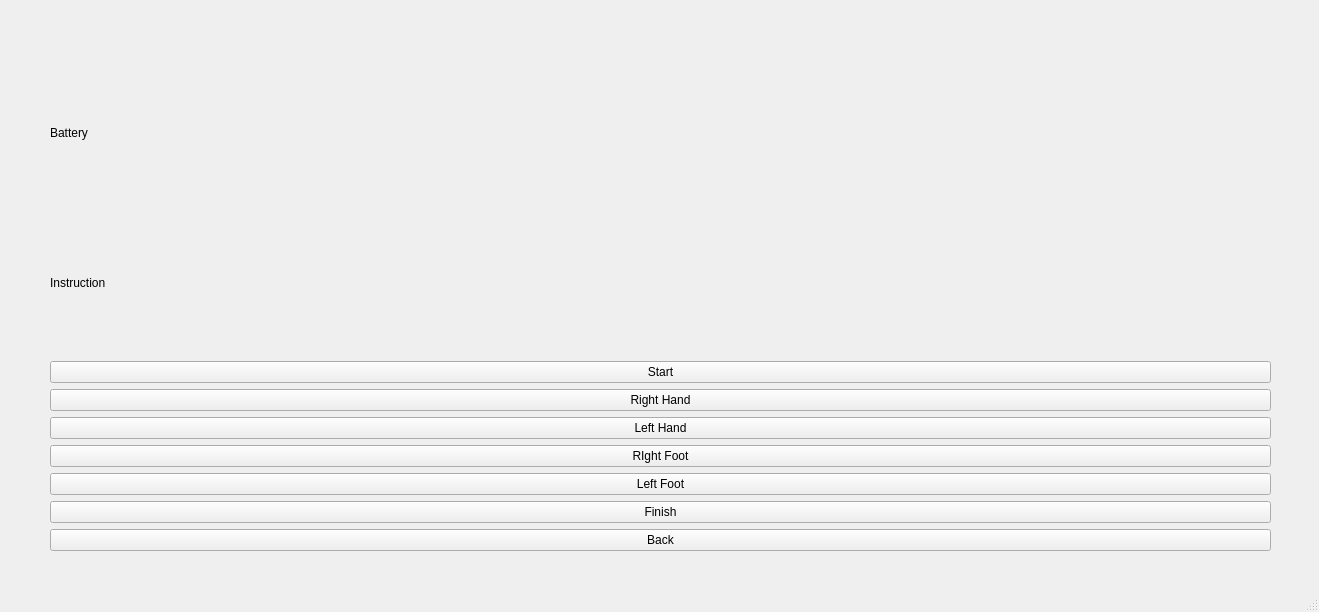
<?xml version="1.0" encoding="UTF-8"?>
<ui version="4.0">
 <class>MainWindow</class>
 <widget class="QMainWindow" name="MainWindow">
  <property name="geometry">
   <rect>
    <x>0</x>
    <y>0</y>
    <width>1319</width>
    <height>612</height>
   </rect>
  </property>
  <property name="windowTitle">
   <string>MainWindow</string>
  </property>
  <widget class="QWidget" name="centralwidget">
   <widget class="QStackedWidget" name="stackedWidget">
    <property name="geometry">
     <rect>
      <x>10</x>
      <y>20</y>
      <width>1281</width>
      <height>561</height>
     </rect>
    </property>
    <property name="currentIndex">
     <number>9</number>
    </property>
    <widget class="QWidget" name="loginPage">
     <widget class="QWidget" name="verticalLayoutWidget">
      <property name="geometry">
       <rect>
        <x>10</x>
        <y>10</y>
        <width>1271</width>
        <height>375</height>
       </rect>
      </property>
      <layout class="QVBoxLayout" name="verticalLayout">
       <property name="spacing">
        <number>10</number>
       </property>
       <property name="leftMargin">
        <number>10</number>
       </property>
       <property name="topMargin">
        <number>10</number>
       </property>
       <property name="rightMargin">
        <number>10</number>
       </property>
       <item>
        <widget class="QLabel" name="welcomeLabel">
         <property name="font">
          <font>
           <family>Quicksand Medium</family>
           <pointsize>42</pointsize>
           <weight>75</weight>
           <bold>true</bold>
          </font>
         </property>
         <property name="text">
          <string>Welcome</string>
         </property>
        </widget>
       </item>
       <item>
        <widget class="QLabel" name="pleaseLogInStatement">
         <property name="font">
          <font>
           <family>Quicksand</family>
           <pointsize>12</pointsize>
           <weight>75</weight>
           <bold>true</bold>
          </font>
         </property>
         <property name="text">
          <string>Please Log In</string>
         </property>
        </widget>
       </item>
       <item>
        <widget class="QComboBox" name="userDropdown"/>
       </item>
       <item>
        <widget class="QLabel" name="noAccLabel">
         <property name="font">
          <font>
           <family>Quicksand</family>
           <pointsize>12</pointsize>
           <weight>75</weight>
           <bold>true</bold>
          </font>
         </property>
         <property name="text">
          <string>No Account? Please Create Profile</string>
         </property>
        </widget>
       </item>
       <item>
        <widget class="QPushButton" name="createProfButton">
         <property name="font">
          <font>
           <family>Liberation Sans</family>
           <weight>75</weight>
           <bold>true</bold>
          </font>
         </property>
         <property name="text">
          <string>Create Profile</string>
         </property>
        </widget>
       </item>
      </layout>
     </widget>
    </widget>
    <widget class="QWidget" name="createProfPage">
     <widget class="QWidget" name="verticalLayoutWidget_2">
      <property name="geometry">
       <rect>
        <x>60</x>
        <y>0</y>
        <width>1021</width>
        <height>509</height>
       </rect>
      </property>
      <layout class="QVBoxLayout" name="verticalLayout_2">
       <item>
        <widget class="QLabel" name="createProfLabel">
         <property name="font">
          <font>
           <family>Quicksand Medium</family>
           <pointsize>28</pointsize>
           <weight>75</weight>
           <bold>true</bold>
          </font>
         </property>
         <property name="text">
          <string>Create New Profile</string>
         </property>
        </widget>
       </item>
       <item>
        <widget class="QLabel" name="fNameLabel">
         <property name="font">
          <font>
           <family>DejaVu Serif</family>
           <pointsize>15</pointsize>
           <weight>75</weight>
           <bold>true</bold>
          </font>
         </property>
         <property name="text">
          <string>First Name:</string>
         </property>
        </widget>
       </item>
       <item>
        <widget class="QLabel" name="lNameLabel">
         <property name="font">
          <font>
           <family>DejaVu Serif</family>
           <pointsize>15</pointsize>
           <weight>75</weight>
           <bold>true</bold>
          </font>
         </property>
         <property name="text">
          <string>Last Name:</string>
         </property>
        </widget>
       </item>
       <item>
        <widget class="QLabel" name="weightLabel">
         <property name="font">
          <font>
           <family>DejaVu Serif</family>
           <pointsize>15</pointsize>
           <weight>75</weight>
           <bold>true</bold>
          </font>
         </property>
         <property name="text">
          <string>Weight (kg):</string>
         </property>
        </widget>
       </item>
       <item>
        <widget class="QLabel" name="heightLabel">
         <property name="font">
          <font>
           <family>DejaVu Serif</family>
           <pointsize>15</pointsize>
           <weight>75</weight>
           <bold>true</bold>
          </font>
         </property>
         <property name="text">
          <string>Height (cm):</string>
         </property>
        </widget>
       </item>
       <item>
        <widget class="QLabel" name="dobLabel">
         <property name="font">
          <font>
           <family>DejaVu Serif</family>
           <pointsize>15</pointsize>
           <weight>75</weight>
           <bold>true</bold>
          </font>
         </property>
         <property name="text">
          <string>Date Of Birth (mm-dd-yyyy):</string>
         </property>
        </widget>
       </item>
       <item>
        <widget class="QLabel" name="countryLabel">
         <property name="font">
          <font>
           <family>DejaVu Serif</family>
           <pointsize>15</pointsize>
           <weight>75</weight>
           <bold>true</bold>
          </font>
         </property>
         <property name="text">
          <string>Country:</string>
         </property>
        </widget>
       </item>
       <item>
        <widget class="QLineEdit" name="fnameInput"/>
       </item>
       <item>
        <widget class="QLineEdit" name="lNameInput"/>
       </item>
       <item>
        <widget class="QLineEdit" name="weightInput"/>
       </item>
       <item>
        <widget class="QLineEdit" name="heightInput"/>
       </item>
       <item>
        <widget class="QLineEdit" name="dobInput"/>
       </item>
       <item>
        <widget class="QLineEdit" name="countryInput"/>
       </item>
       <item>
        <widget class="QPushButton" name="saveProfButton">
         <property name="font">
          <font>
           <family>Liberation Mono</family>
           <pointsize>12</pointsize>
           <weight>75</weight>
           <bold>true</bold>
          </font>
         </property>
         <property name="text">
          <string>Save Profile</string>
         </property>
        </widget>
       </item>
      </layout>
     </widget>
    </widget>
    <widget class="QWidget" name="menuPage">
     <widget class="QWidget" name="verticalLayoutWidget_3">
      <property name="geometry">
       <rect>
        <x>10</x>
        <y>20</y>
        <width>1072</width>
        <height>511</height>
       </rect>
      </property>
      <layout class="QVBoxLayout" name="verticalLayout_3">
       <item>
        <layout class="QHBoxLayout" name="horizontalLayout_2" stretch="0">
         <property name="spacing">
          <number>10</number>
         </property>
         <property name="leftMargin">
          <number>20</number>
         </property>
         <property name="topMargin">
          <number>40</number>
         </property>
         <property name="rightMargin">
          <number>900</number>
         </property>
         <property name="bottomMargin">
          <number>40</number>
         </property>
         <item>
          <widget class="QLabel" name="userNameLabel">
           <property name="text">
            <string>userNameLabel</string>
           </property>
          </widget>
         </item>
        </layout>
       </item>
       <item>
        <widget class="QPushButton" name="measureNowButton">
         <property name="text">
          <string>Measure Now</string>
         </property>
        </widget>
       </item>
       <item>
        <widget class="QPushButton" name="profilesButton">
         <property name="text">
          <string>Profiles</string>
         </property>
        </widget>
       </item>
       <item>
        <widget class="QPushButton" name="historyButton">
         <property name="text">
          <string>History</string>
         </property>
        </widget>
       </item>
       <item>
        <widget class="QPushButton" name="logoutButton">
         <property name="text">
          <string>Log Out</string>
         </property>
        </widget>
       </item>
      </layout>
     </widget>
    </widget>
    <widget class="QWidget" name="historyPage">
     <widget class="QWidget" name="verticalLayoutWidget_4">
      <property name="geometry">
       <rect>
        <x>10</x>
        <y>20</y>
        <width>361</width>
        <height>80</height>
       </rect>
      </property>
      <layout class="QVBoxLayout" name="historyLayout">
       <item>
        <widget class="QLabel" name="historyLabel">
         <property name="font">
          <font>
           <family>DejaVu Sans</family>
           <pointsize>15</pointsize>
           <weight>75</weight>
           <bold>true</bold>
          </font>
         </property>
         <property name="text">
          <string>History</string>
         </property>
        </widget>
       </item>
      </layout>
     </widget>
     <widget class="QPushButton" name="historyBackButton">
      <property name="geometry">
       <rect>
        <x>600</x>
        <y>520</y>
        <width>83</width>
        <height>25</height>
       </rect>
      </property>
      <property name="text">
       <string>Back</string>
      </property>
     </widget>
     <widget class="QTableWidget" name="historyTable">
      <property name="geometry">
       <rect>
        <x>10</x>
        <y>120</y>
        <width>1281</width>
        <height>391</height>
       </rect>
      </property>
      <property name="maximumSize">
       <size>
        <width>1281</width>
        <height>16777215</height>
       </size>
      </property>
     </widget>
    </widget>
    <widget class="QWidget" name="bodyScreenPage">
     <widget class="QWidget" name="bodyWidget" native="true">
      <property name="geometry">
       <rect>
        <x>20</x>
        <y>20</y>
        <width>1271</width>
        <height>441</height>
       </rect>
      </property>
      <widget class="QWidget" name="verticalLayoutWidget_6">
       <property name="geometry">
        <rect>
         <x>20</x>
         <y>60</y>
         <width>1241</width>
         <height>371</height>
        </rect>
       </property>
       <layout class="QVBoxLayout" name="bodyLayout">
        <item>
         <widget class="QLabel" name="bodyScreenLabel">
          <property name="text">
           <string>Body Screen</string>
          </property>
         </widget>
        </item>
        <item>
         <widget class="QTableWidget" name="organTable"/>
        </item>
        <item>
         <widget class="QPushButton" name="chartButton">
          <property name="text">
           <string>Chart</string>
          </property>
         </widget>
        </item>
        <item>
         <widget class="QPushButton" name="indicatorsButton">
          <property name="text">
           <string>Indicators</string>
          </property>
         </widget>
        </item>
        <item>
         <widget class="QPushButton" name="recommendationsButton">
          <property name="text">
           <string>Recommendations</string>
          </property>
         </widget>
        </item>
        <item>
         <widget class="QPushButton" name="backBodyButton">
          <property name="text">
           <string>Back</string>
          </property>
         </widget>
        </item>
       </layout>
      </widget>
     </widget>
    </widget>
    <widget class="QWidget" name="profilesPage">
     <widget class="QWidget" name="verticalLayoutWidget_5">
      <property name="geometry">
       <rect>
        <x>10</x>
        <y>0</y>
        <width>1071</width>
        <height>521</height>
       </rect>
      </property>
      <layout class="QVBoxLayout" name="profilesLayout">
       <item>
        <widget class="QLabel" name="profilesLabel">
         <property name="font">
          <font>
           <family>DejaVu Sans</family>
           <pointsize>13</pointsize>
           <weight>75</weight>
           <bold>true</bold>
          </font>
         </property>
         <property name="text">
          <string>Profiles</string>
         </property>
        </widget>
       </item>
       <item>
        <widget class="QTableWidget" name="profilesTable">
         <column>
          <property name="text">
           <string>First Name</string>
          </property>
         </column>
         <column>
          <property name="text">
           <string>Last Name</string>
          </property>
         </column>
         <column>
          <property name="text">
           <string>Weight</string>
          </property>
         </column>
         <column>
          <property name="text">
           <string>Height</string>
          </property>
         </column>
         <column>
          <property name="text">
           <string>Actions</string>
          </property>
         </column>
        </widget>
       </item>
       <item>
        <widget class="QPushButton" name="profilesBackButton">
         <property name="text">
          <string>Back</string>
         </property>
        </widget>
       </item>
      </layout>
     </widget>
     <widget class="QWidget" name="widget" native="true">
      <property name="geometry">
       <rect>
        <x>1130</x>
        <y>230</y>
        <width>120</width>
        <height>80</height>
       </rect>
      </property>
     </widget>
    </widget>
    <widget class="QWidget" name="chartPage">
     <widget class="QWidget" name="chartWidget" native="true">
      <property name="geometry">
       <rect>
        <x>40</x>
        <y>30</y>
        <width>1231</width>
        <height>521</height>
       </rect>
      </property>
      <widget class="QWidget" name="verticalLayoutWidget_7">
       <property name="geometry">
        <rect>
         <x>20</x>
         <y>20</y>
         <width>1201</width>
         <height>491</height>
        </rect>
       </property>
       <layout class="QVBoxLayout" name="chartLayout">
        <item>
         <widget class="QLabel" name="chartLabel">
          <property name="text">
           <string>Chart</string>
          </property>
         </widget>
        </item>
        <item>
         <layout class="QHBoxLayout" name="barLayout">
          <item>
           <widget class="QLabel" name="label">
            <property name="text">
             <string>TextLabel</string>
            </property>
           </widget>
          </item>
         </layout>
        </item>
        <item>
         <widget class="QPushButton" name="chartBackButton">
          <property name="text">
           <string>Back</string>
          </property>
         </widget>
        </item>
       </layout>
      </widget>
     </widget>
    </widget>
    <widget class="QWidget" name="indicatorsPage">
     <widget class="QWidget" name="indicatorsWidget" native="true">
      <property name="geometry">
       <rect>
        <x>50</x>
        <y>40</y>
        <width>1211</width>
        <height>511</height>
       </rect>
      </property>
      <widget class="QWidget" name="verticalLayoutWidget_8">
       <property name="geometry">
        <rect>
         <x>20</x>
         <y>10</y>
         <width>1181</width>
         <height>481</height>
        </rect>
       </property>
       <layout class="QVBoxLayout" name="indicatorsLayout">
        <item>
         <widget class="QLabel" name="indicatorsLabel">
          <property name="text">
           <string>Indicators</string>
          </property>
         </widget>
        </item>
        <item>
         <widget class="QPushButton" name="indBackButton">
          <property name="text">
           <string>Back</string>
          </property>
         </widget>
        </item>
       </layout>
      </widget>
     </widget>
    </widget>
    <widget class="QWidget" name="recommendationsPage">
     <widget class="QWidget" name="recommendationsWidget" native="true">
      <property name="geometry">
       <rect>
        <x>30</x>
        <y>30</y>
        <width>1221</width>
        <height>491</height>
       </rect>
      </property>
      <widget class="QWidget" name="verticalLayoutWidget_9">
       <property name="geometry">
        <rect>
         <x>10</x>
         <y>20</y>
         <width>1201</width>
         <height>461</height>
        </rect>
       </property>
       <layout class="QVBoxLayout" name="recommendationsLayout">
        <item>
         <widget class="QLabel" name="recommendationsLabel">
          <property name="text">
           <string>Recommendations</string>
          </property>
         </widget>
        </item>
        <item>
         <widget class="QPushButton" name="recBackButton">
          <property name="text">
           <string>Back</string>
          </property>
         </widget>
        </item>
       </layout>
      </widget>
     </widget>
    </widget>
    <widget class="QWidget" name="measureNowPage">
     <widget class="QWidget" name="measurePage" native="true">
      <property name="geometry">
       <rect>
        <x>30</x>
        <y>30</y>
        <width>1241</width>
        <height>521</height>
       </rect>
      </property>
      <widget class="QWidget" name="verticalLayoutWidget_10">
       <property name="geometry">
        <rect>
         <x>10</x>
         <y>10</y>
         <width>1221</width>
         <height>491</height>
        </rect>
       </property>
       <layout class="QVBoxLayout" name="measureLayout">
        <item>
         <widget class="QLabel" name="batteryLabel">
          <property name="text">
           <string>Battery</string>
          </property>
         </widget>
        </item>
        <item>
         <widget class="QLabel" name="instructionLabel">
          <property name="text">
           <string>Instruction</string>
          </property>
         </widget>
        </item>
        <item>
         <widget class="QPushButton" name="startMeasureButton">
          <property name="text">
           <string>Start</string>
          </property>
         </widget>
        </item>
        <item>
         <widget class="QPushButton" name="rightHandButton">
          <property name="text">
           <string>Right Hand</string>
          </property>
         </widget>
        </item>
        <item>
         <widget class="QPushButton" name="leftHandButton">
          <property name="text">
           <string>Left Hand</string>
          </property>
         </widget>
        </item>
        <item>
         <widget class="QPushButton" name="rightFootButton">
          <property name="text">
           <string>RIght Foot</string>
          </property>
         </widget>
        </item>
        <item>
         <widget class="QPushButton" name="leftFootButton">
          <property name="text">
           <string>Left Foot</string>
          </property>
         </widget>
        </item>
        <item>
         <widget class="QPushButton" name="finishButton">
          <property name="text">
           <string>Finish</string>
          </property>
         </widget>
        </item>
        <item>
         <widget class="QPushButton" name="measureBackButton">
          <property name="text">
           <string>Back</string>
          </property>
         </widget>
        </item>
       </layout>
      </widget>
     </widget>
    </widget>
   </widget>
  </widget>
  <widget class="QMenuBar" name="menubar">
   <property name="geometry">
    <rect>
     <x>0</x>
     <y>0</y>
     <width>1319</width>
     <height>22</height>
    </rect>
   </property>
  </widget>
  <widget class="QStatusBar" name="statusbar"/>
 </widget>
 <resources/>
 <connections/>
</ui>
